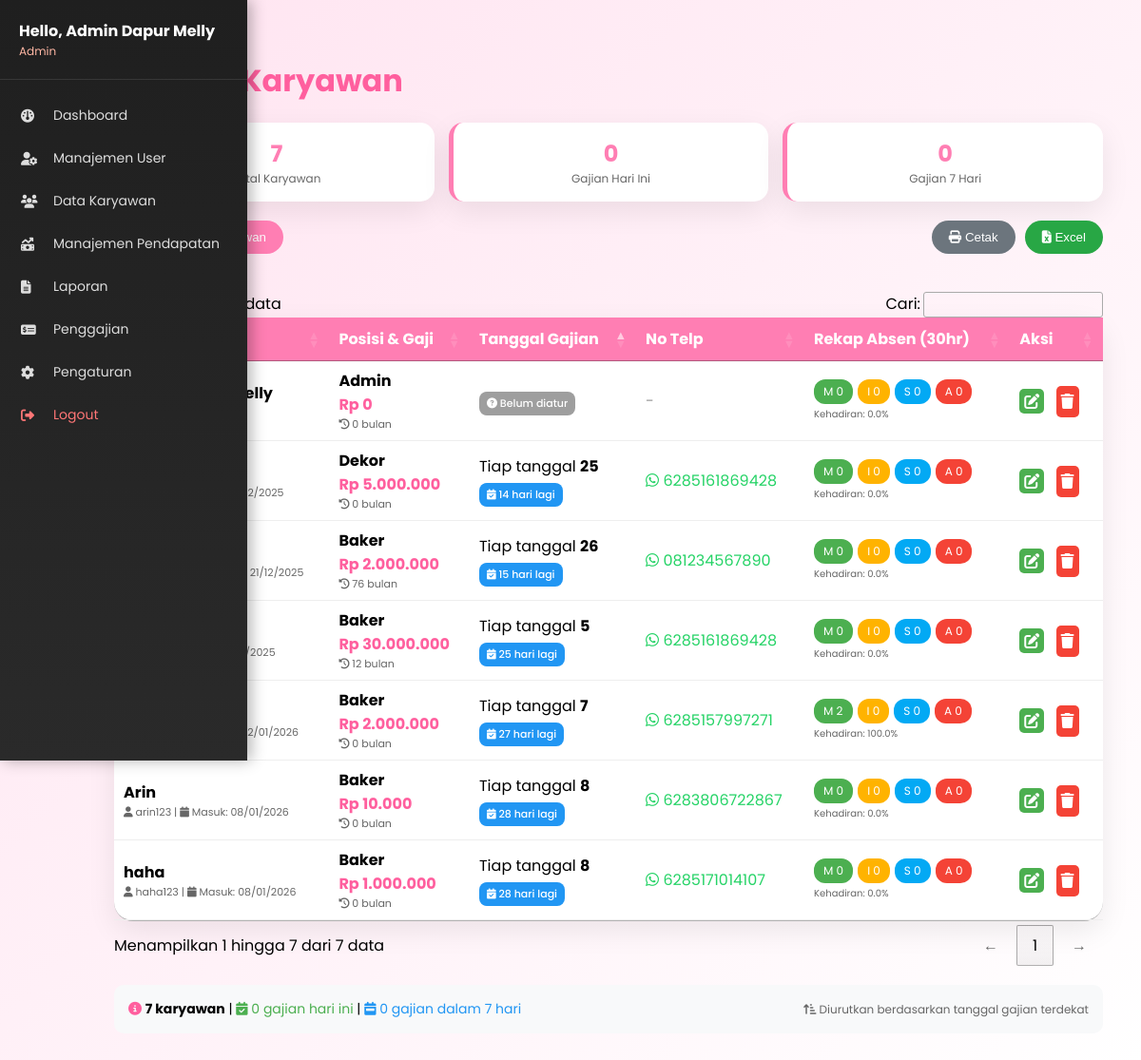
/dapur-melly/admin/data_karyawan.php (signed in), run on the app's committed database.
### tables this page shows
CREATE TABLE `karyawan` (
  `id_karyawan` int(11) NOT NULL,
  `user_id` int(11) NOT NULL,
  `alamat` text DEFAULT NULL,
  `no_telp` varchar(20) DEFAULT NULL,
  `gaji_pokok` decimal(12,2) NOT NULL,
  `lama_bekerja` int(11) DEFAULT NULL COMMENT 'dalam bulan',
  `posisi` varchar(50) DEFAULT NULL,
  `tgl_masuk` date DEFAULT NULL,
  `tgl_gajian_rutin` tinyint(4) DEFAULT NULL COMMENT 'contoh: 25',
  `tgl_gajian` date DEFAULT NULL
);

CREATE TABLE `users` (
  `id` int(11) NOT NULL,
  `username` varchar(50) NOT NULL,
  `password` varchar(255) NOT NULL,
  `role` enum('admin','owner','user') NOT NULL,
  `nama_lengkap` varchar(100) NOT NULL,
  `email` varchar(100) DEFAULT NULL,
  `last_login` timestamp NULL DEFAULT NULL,
  `foto_profil` varchar(255) DEFAULT 'default.png',
  `created_at` timestamp NOT NULL DEFAULT current_timestamp(),
  `updated_at` timestamp NOT NULL DEFAULT current_timestamp() ON UPDATE current_timestamp()
);

### dapur-melly/admin/data_karyawan.php (the view, shortened to what this page needs)
<?php
require '../config/koneksi.php';
include '../includes/sidebar.php';
$q = mysqli_query($conn, "
    SELECT
        k.*,
        u.nama_lengkap,
        u.username,
        -- Hitung hari sampai tanggal gajian berikutnya dengan FIX
        CASE
            WHEN k.tgl_gajian_rutin IS NOT NULL AND k.tgl_gajian_rutin > 0 THEN
                CASE
                    -- Jika tanggal gajian >= tanggal hari ini (masih di bulan ini)
                    WHEN k.tgl_gajian_rutin >= DAY(CURDATE()) THEN
                        k.tgl_gajian_rutin - DAY(CURDATE())
                    ELSE
                        -- Jika tanggal gajian sudah lewat bulan ini, hitung untuk bulan depan
                        (DAY(LAST_DAY(CURDATE())) - DAY(CURDATE())) + k.tgl_gajian_rutin
                END
            ELSE 999
        END as days_until_gajian,
        -- Rekap absen 30 hari
        SUM(CASE WHEN p.status='masuk' THEN 1 ELSE 0 END) AS masuk,
        SUM(CASE WHEN p.status='izin' THEN 1 ELSE 0 END) AS izin,
        SUM(CASE WHEN p.status='sakit' THEN 1 ELSE 0 END) AS sakit,
        SUM(CASE WHEN p.status='alpa' THEN 1 ELSE 0 END) AS alpa
    FROM karyawan k
    JOIN users u ON k.user_id = u.id
    LEFT JOIN presensi p
        ON p.id_karyawan = k.id_karyawan
        AND p.tanggal >= DATE_SUB(CURDATE(), INTERVAL 30 DAY)
    GROUP BY k.id_karyawan
    -- SMART SORTING: urutkan berdasarkan tanggal gajian terdekat
    ORDER BY
        -- Pertama: Karyawan dengan tgl_gajian_rutin NULL atau 0 diakhir
        CASE
            WHEN k.tgl_gajian_rutin IS NULL OR k.tgl_gajian_rutin = 0 THEN 1
            ELSE 0
        END,
        -- Kedua: Urutkan berdasarkan days_until_gajian (terdekat dulu)
        days_until_gajian ASC,
        -- Ketiga: Jika tanggal gajian sama, urutkan berdasarkan nama
        u.nama_lengkap ASC
");
$total_karyawan = mysqli_num_rows($q);
mysqli_data_seek($q, 0);
$gajian_hari_ini = 0;
$gajian_minggu_ini = 0;
$karyawan_data = [];
while($d = mysqli_fetch_assoc($q)) {
    $karyawan_data[] = $d;
}
?>
<!DOCTYPE html>
<html lang="id">
<head>
<link rel="stylesheet" href="https://cdnjs.cloudflare.com/ajax/libs/font-awesome/6.5.0/css/all.min.css">
<link rel="stylesheet" href="https://cdn.datatables.net/1.13.7/css/jquery.dataTables.min.css">
</head>
<body>
<div class="main">
<h1>👩‍🍳 Data Karyawan</h1>
<div class="stats-bar">
    <div class="stat-box">
        <span class="number"><?= $total_karyawan ?></span>
        <span class="label">Total Karyawan</span>
    </div>
    <div class="stat-box">
        <span class="number" id="gajian-today-count"><?= $gajian_hari_ini ?></span>
        <span class="label">Gajian Hari Ini</span>
    </div>
    <div class="stat-box">
        <span class="number" id="gajian-week-count"><?= $gajian_minggu_ini ?></span>
        <span class="label">Gajian 7 Hari</span>
    </div>
</div>
<div style="display:flex; justify-content:space-between; align-items:center; margin-bottom:20px;">
    <button class="btn" onclick="openTambah()">
        <i class="fas fa-user-plus"></i> + Tambah Karyawan
    </button>
    <div style="display:flex; gap:10px;">
        <button class="btn" style="background:#6c757d;" onclick="window.print()">
            <i class="fas fa-print"></i> Cetak
        </button>
        <button class="btn" style="background:#28a745;" onclick="exportToExcel()">
            <i class="fas fa-file-excel"></i> Excel
        </button>
    </div>
</div>
<?php if ($total_karyawan == 0): ?>
<div class="empty-state">
    <i class="fas fa-users"></i>
    <h3>Belum ada data karyawan</h3>
    <p>Klik tombol "Tambah Karyawan" untuk menambahkan data</p>
</div>
<?php else: ?>
<table id="tabel">
<thead>
<tr>
    <th>Nama</th>
    <th>Posisi & Gaji</th>
    <th>Tanggal Gajian</th>
    <th>No Telp</th>
    <th>Rekap Absen (30hr)</th>
    <th>Aksi</th>
</tr>
</thead>
<tbody>
<?php
foreach($karyawan_data as $d):
    $tanggalGajian = '';
    $gajianClass = 'gajian-na';
    $gajianText = 'Belum diatur';
    if (!empty($d['tgl_gajian_rutin']) && $d['tgl_gajian_rutin'] > 0) {
        $days_until = $d['days_until_gajian'];
        $tanggalGajian = 'Tiap tanggal <strong>' . $d['tgl_gajian_rutin'] . '</strong>';
        if ($days_until == 0) {
            $gajianClass = 'gajian-today';
            $gajianText = 'Gajian Hari Ini!';
        } elseif ($days_until == 1) {
            $gajianClass = 'gajian-upcoming';
            $gajianText = 'Besok Gajian';
        } elseif ($days_until > 1 && $days_until <= 7) {
            $gajianClass = 'gajian-upcoming';
            $gajianText = $days_until . ' hari lagi';
        } elseif ($days_until > 7 && $days_until < 999) {
            $gajianClass = 'gajian-upcoming';
            $gajianText = $days_until . ' hari lagi';
        } elseif ($days_until == 999) {
            $gajianClass = 'gajian-na';
            $gajianText = 'Belum diatur';
        }
    }
?>
<tr>
    <td>
        <strong><?= htmlspecialchars($d['nama_lengkap']) ?></strong><br>
        <small style="color:#666; font-size:11px;">
            <i class="fas fa-user"></i> <?= $d['username'] ?> |
            <i class="fas fa-calendar"></i> Masuk: <?= !empty($d['tgl_masuk']) ? date('d/m/Y', strtotime($d['tgl_masuk'])) : '-' ?>
        </small>
    </td>
    <td>
        <strong><?= !empty($d['posisi']) ? $d['posisi'] : '-' ?></strong><br>
        <span style="color:#ff5f9e; font-weight:bold;">
            Rp <?= number_format($d['gaji_pokok'], 0, ',', '.') ?>
        </span><br>
        <small style="color:#666; font-size:11px;">
            <i class="fas fa-history"></i> <?= $d['lama_bekerja'] ?? 0 ?> bulan
        </small>
    </td>
    <td>
        <?php if(!empty($d['tgl_gajian_rutin']) && $d['tgl_gajian_rutin'] > 0): ?>
            <div><?= $tanggalGajian ?></div>
            <span class="gajian-badge <?= $gajianClass ?>">
                <i class="fas fa-calendar-check"></i> <?= $gajianText ?>
            </span>
        <?php else: ?>
            <span class="gajian-badge gajian-na">
                <i class="fas fa-question-circle"></i> Belum diatur
            </span>
        <?php endif; ?>
    </td>
    <td>
        <?php if(!empty($d['no_telp'])): ?>
            <a href="https://wa.me/<?= $d['no_telp'] ?>" target="_blank"
               style="color:#25D366; text-decoration:none;" title="Kirim WhatsApp">
                <i class="fab fa-whatsapp"></i> <?= $d['no_telp'] ?>
            </a>
        <?php else: ?>
            <span style="color:#999;">-</span>
        <?php endif; ?>
    </td>
    <td>
        <div style="display:flex; gap:5px; flex-wrap:wrap;">
            <span class="badge masuk" title="Masuk">M <?= $d['masuk'] ?: 0 ?></span>
            <span class="badge izin" title="Izin">I <?= $d['izin'] ?: 0 ?></span>
            <span class="badge sakit" title="Sakit">S <?= $d['sakit'] ?: 0 ?></span>
            <span class="badge alpa" title="Alpa">A <?= $d['alpa'] ?: 0 ?></span>
        </div>
        <?php
        $total_hadir = ($d['masuk'] ?: 0) + ($d['izin'] ?: 0) + ($d['sakit'] ?: 0);
        $total_absensi = $total_hadir + ($d['alpa'] ?: 0);
        $persentase = $total_absensi > 0 ? ($total_hadir / $total_absensi * 100) : 0;
        ?>
        <small style="color:#666; font-size:10px; margin-top:3px; display:block;">
            Kehadiran: <?= number_format($persentase, 1) ?>%
        </small>
    </td>
    <td>
        <button class="action-btn edit" onclick='editKaryawan(<?= json_encode($d) ?>)' title="Edit">
            <i class="fa fa-edit"></i>
        </button>
        <a class="action-btn delete"
           href="hapus_karyawan.php?id=<?= $d['id_karyawan'] ?>"
           onclick="return confirm('Hapus karyawan \"<?= addslashes($d['nama_lengkap']) ?>\"? Semua data penggajian dan presensi juga akan terhapus.')"
           title="Hapus">
            <i class="fa fa-trash"></i>
        </a>
    </td>
</tr>
<?php endforeach; ?>
</tbody>
</table>
<div style="margin-top:20px; padding:15px; background:#f8f9fa; border-radius:10px; font-size:14px;">
    <div style="display:flex; justify-content:space-between; align-items:center;">
        <div>
            <i class="fas fa-info-circle" style="color:#ff5f9e;"></i>
            <strong><?= $total_karyawan ?> karyawan</strong> |
            <span style="color:#4CAF50;"><i class="fas fa-calendar-check"></i> <?= $gajian_hari_ini ?> gajian hari ini</span> |
            <span style="color:#2196F3;"><i class="fas fa-calendar-week"></i> <?= $gajian_minggu_ini ?> gajian dalam 7 hari</span>
        </div>
        <div style="color:#666; font-size:12px;">
            <i class="fas fa-sort-amount-up-alt"></i> Diurutkan berdasarkan tanggal gajian terdekat
        </div>
    </div>
</div>
<?php endif; ?>
</div>
</body>
</html>

### dapur-melly/admin/data_karyawan.php (style rules this page uses)
:root { --pink:#ff7eb3; --pink-soft:#ffe3f0; --shadow:0 10px 30px rgba(0,0,0,.08); }
body { margin:0; font-family:Poppins; background:linear-gradient(135deg,var(--pink-soft),#fff); }
.main { margin-left:80px;padding:40px }
h1 { color:#ff5f9e; margin-bottom:20px; }
.stats-bar { display:flex; gap:15px; margin-bottom:20px; flex-wrap:wrap; }
.stat-box { background:white; padding:15px 20px; border-radius:15px; box-shadow:var(--shadow); flex:1; min-width:150px; text-align:center; border-left:5px solid var(--pink); }
.stat-box .number { font-size:24px; font-weight:bold; color:var(--pink); display:block; }
.stat-box .label { font-size:12px; color:#666; margin-top:5px; }
.btn { background:var(--pink); color:#fff; border:none; padding:10px 18px; border-radius:20px; cursor:pointer; margin-bottom:20px; transition:0.3s; }
table { width:100%; background:#fff; border-radius:20px; box-shadow:var(--shadow); border-collapse:collapse; }
thead { background:var(--pink);color:#fff }
th,td { padding:12px; border-bottom:1px solid #eee; }
.badge { padding:4px 10px;border-radius:12px;font-size:12px; display:inline-block; }
.masuk { background:#4caf50;color:#fff }
.izin { background:#ffb300;color:#fff }
.sakit { background:#03a9f4;color:#fff }
.alpa { background:#f44336;color:#fff }
.gajian-badge { padding:4px 8px; border-radius:8px; font-size:11px; font-weight:500; margin-top:5px; display:inline-block; }
.gajian-upcoming { background:#2196F3; color:white; }
.gajian-na { background:#9E9E9E; color:white; }
.action-btn { background:none; border:none; cursor:pointer; font-size:16px; margin-right:8px; padding:5px; border-radius:5px; transition:0.2s; }
.action-btn.edit { background:#4caf50; color:white; }
.action-btn.delete { background:#f44336; color:white; }

### data on the page
karyawan: tgl_masuk "25/12/2025", posisi "Dekor", gaji_pokok "5.000.000", lama_bekerja "0", tgl_gajian_rutin "25", gajianText "14 hari lagi", no_telp "6285161869428", masuk "0", izin "0", sakit "0", alpa "0", persentase "0.0"
karyawan: tgl_masuk "21/12/2025", posisi "Baker", gaji_pokok "2.000.000", lama_bekerja "76", tgl_gajian_rutin "26", gajianText "15 hari lagi", no_telp "081234567890", masuk "0", izin "0", sakit "0", alpa "0", persentase "0.0"
karyawan: tgl_masuk "22/12/2025", posisi "Baker", gaji_pokok "30.000.000", lama_bekerja "12", tgl_gajian_rutin "5", gajianText "25 hari lagi", no_telp "6285161869428", masuk "0", izin "0", sakit "0", alpa "0", persentase "0.0"
karyawan: tgl_masuk "02/01/2026", posisi "Baker", gaji_pokok "2.000.000", lama_bekerja "0", tgl_gajian_rutin "7", gajianText "27 hari lagi", no_telp "6285157997271", masuk "2", izin "0", sakit "0", alpa "0", persentase "100.0"
karyawan: user.nama_lengkap "Arin", user.username "arin123", tgl_masuk "08/01/2026", posisi "Baker", gaji_pokok "10.000", lama_bekerja "0", tgl_gajian_rutin "8", gajianText "28 hari lagi", no_telp "6283806722867", masuk "0", izin "0", sakit "0", alpa "0", persentase "0.0"
karyawan: user.nama_lengkap "haha", user.username "haha123", tgl_masuk "08/01/2026", posisi "Baker", gaji_pokok "1.000.000", lama_bekerja "0", tgl_gajian_rutin "8", gajianText "28 hari lagi", no_telp "6285171014107", masuk "0", izin "0", sakit "0", alpa "0", persentase "0.0"
karyawan: user.nama_lengkap "Admin Dapur Melly", posisi "Admin", gaji_pokok "0", lama_bekerja "0", shows "Belum diatur", masuk "0", izin "0", sakit "0", alpa "0", persentase "0.0"

### other printed values
$nama "Admin Dapur Melly"
$role "Admin"
$total_karyawan "7"
$gajian_hari_ini "0"
$gajian_minggu_ini "0"
